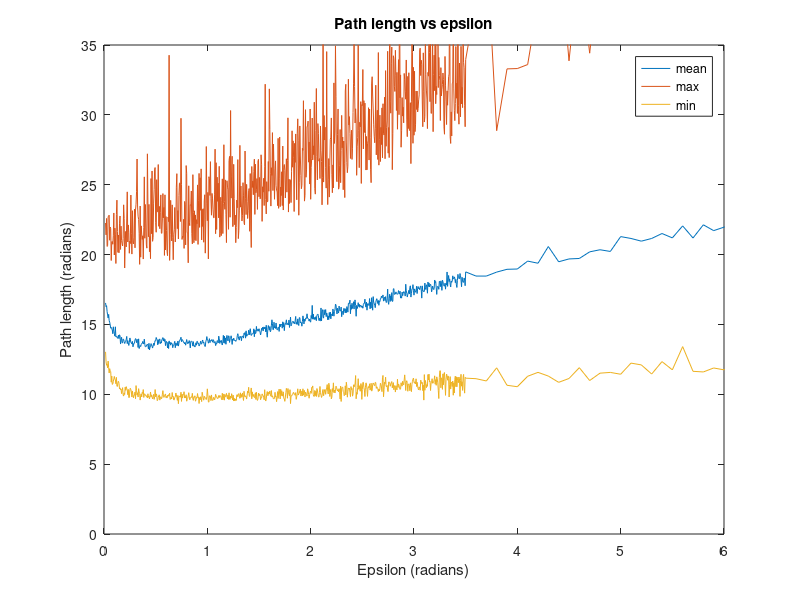
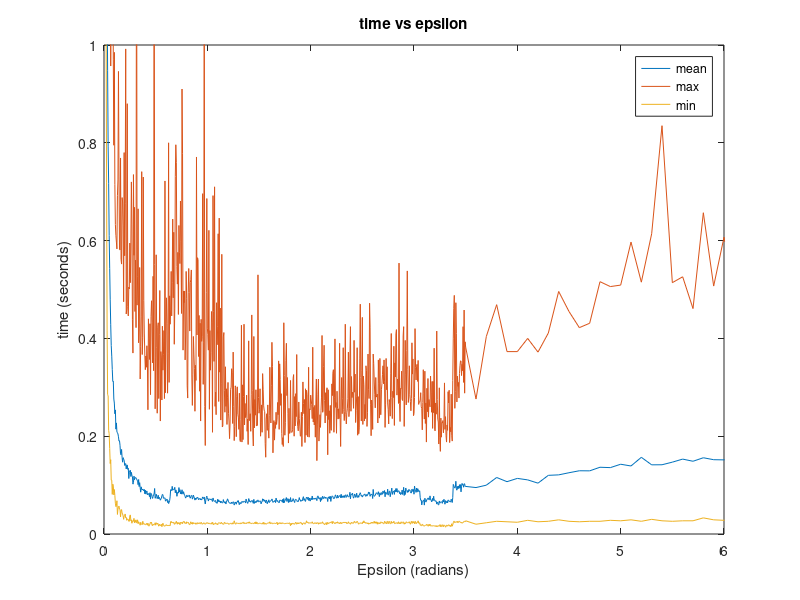

MATLAB code for these plots, in order:
data_ = load('data.csv');
path_length = []
time = []
epsilon = []
n = 200;
for i=0:length(data_)/n - 2
    path_length = [
        path_length; data_(i * n + 1:(i + 1) * n, 2)'];
        time = [time; data_(i * n + 1:(i + 1) * n, 3)'];
        epsilon = [epsilon; data_(i * n + 1,1)];
end
path_length = path_length';
time = time';
epsilon = epsilon';

path_mean = mean(path_length);
time_mean = mean(time);
figure(1);
plot(epsilon, path_mean,'DisplayName','mean'); hold on;
plot(epsilon, max(path_length),'DisplayName','max' ); 
plot(epsilon, min(path_length), 'DisplayName','min');
title('Path length vs epsilon');
ylabel('Path length (radians)');
xlabel('Epsilon (radians)');
axis([0 6 0 35]);

legend('show');
hold off;

figure(2);
plot(epsilon, time_mean,'DisplayName','mean'); hold on;
plot(epsilon, max(time),'DisplayName','max' ); 
plot(epsilon, min(time), 'DisplayName','min');
title('time vs epsilon');
ylabel('time (seconds)');
xlabel('Epsilon (radians)');
axis([0 6 0 1]);
legend('show');
hold off;
